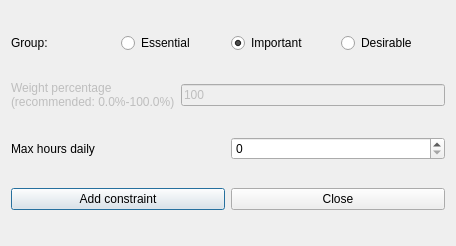
<?xml version="1.0" encoding="UTF-8"?>
<ui version="4.0">
 <class>AddConstraintStudentsMaxHoursDailyForm_template</class>
 <widget class="QDialog" name="AddConstraintStudentsMaxHoursDailyForm_template">
  <property name="geometry">
   <rect>
    <x>0</x>
    <y>0</y>
    <width>456</width>
    <height>246</height>
   </rect>
  </property>
  <property name="windowTitle">
   <string extracomment="This is the title of the dialog to add a new constraint of this type">Add students max hours daily</string>
  </property>
  <layout class="QGridLayout" name="gridLayout">
   <item row="0" column="0">
    <layout class="QHBoxLayout" name="horizontalLayout_4">
     <item>
      <widget class="QLabel" name="groupTextLabel">
       <property name="text">
        <string>Group:</string>
       </property>
      </widget>
     </item>
     <item>
      <widget class="QRadioButton" name="essentialRadioButton">
       <property name="text">
        <string>Essential</string>
       </property>
      </widget>
     </item>
     <item>
      <widget class="QRadioButton" name="importantRadioButton">
       <property name="text">
        <string>Important</string>
       </property>
       <property name="checked">
        <bool>true</bool>
       </property>
      </widget>
     </item>
     <item>
      <widget class="QRadioButton" name="desirableRadioButton">
       <property name="text">
        <string>Desirable</string>
       </property>
      </widget>
     </item>
    </layout>
   </item>
   <item row="1" column="0">
    <layout class="QHBoxLayout" name="horizontalLayout">
     <item>
      <widget class="QLabel" name="weightTextLabel">
       <property name="enabled">
        <bool>false</bool>
       </property>
       <property name="frameShape">
        <enum>QFrame::NoFrame</enum>
       </property>
       <property name="frameShadow">
        <enum>QFrame::Plain</enum>
       </property>
       <property name="text">
        <string>Weight percentage
(recommended: 0.0%-100.0%)</string>
       </property>
       <property name="wordWrap">
        <bool>false</bool>
       </property>
      </widget>
     </item>
     <item>
      <widget class="QLineEdit" name="weightLineEdit">
       <property name="enabled">
        <bool>false</bool>
       </property>
       <property name="text">
        <string notr="true">100</string>
       </property>
      </widget>
     </item>
    </layout>
   </item>
   <item row="2" column="0">
    <layout class="QHBoxLayout" name="horizontalLayout_2">
     <item>
      <widget class="QLabel" name="maxHoursTextLabel">
       <property name="frameShape">
        <enum>QFrame::NoFrame</enum>
       </property>
       <property name="frameShadow">
        <enum>QFrame::Plain</enum>
       </property>
       <property name="text">
        <string>Max hours daily</string>
       </property>
       <property name="wordWrap">
        <bool>false</bool>
       </property>
      </widget>
     </item>
     <item>
      <widget class="QSpinBox" name="maxHoursSpinBox"/>
     </item>
    </layout>
   </item>
   <item row="3" column="0">
    <layout class="QHBoxLayout" name="horizontalLayout_3">
     <item>
      <widget class="QPushButton" name="addConstraintPushButton">
       <property name="text">
        <string>Add constraint</string>
       </property>
      </widget>
     </item>
     <item>
      <widget class="QPushButton" name="closePushButton">
       <property name="text">
        <string>Close</string>
       </property>
      </widget>
     </item>
    </layout>
   </item>
  </layout>
 </widget>
 <layoutdefault spacing="6" margin="11"/>
 <resources/>
 <connections/>
</ui>
